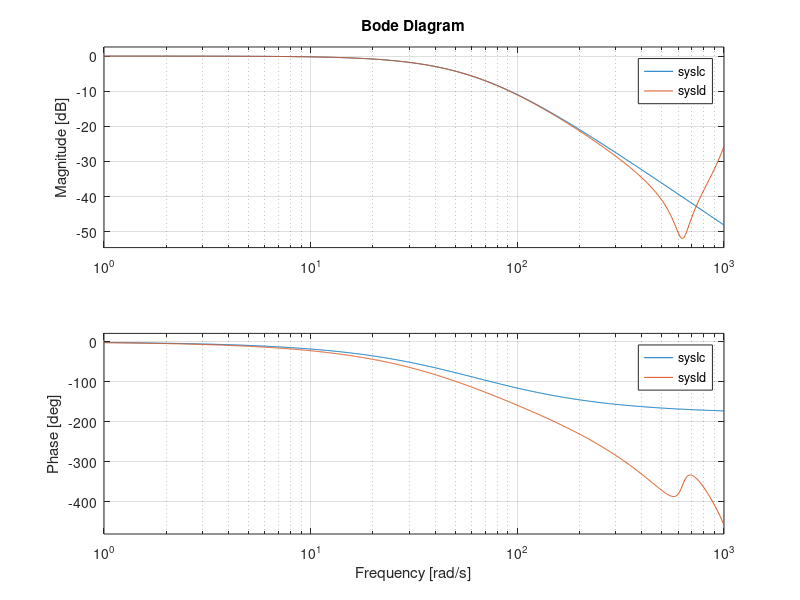

The MATLAB script that drew this image:
close all
clear all
clc


s=tf('s');

kp = 0.25;
ki = 18;

R=1;
L=1e-1;
w0=10*2*pi;
% G=minreal((kp+ki/s)/(s*L+R));
% G=minreal(1/(s*L+R)^2);
G=1/((s/w0)^2 + 2/w0*s + 1);
filter = 1/(s/(2*pi*20)+1);

% figure;
% margin(G);
% grid on


Tcontrol = 5e-3;
z=tf('z',Tcontrol);

sysIc = G
sysId = c2d(sysIc,Tcontrol)*z^-1
filterd = c2d(filter,Tcontrol)

figure; 
bode(sysIc,sysId)
grid on

[B,A] = tfdata(sysId,'v')
b1=B(1)
b2=B(2)
b3=B(3)
b4=B(4)
a1=A(1)
a2=A(2)
a3=A(3)
a4=A(4)

lambda = 1;
Ts = 1e-6;
alpha = 1e5;
iniP11 = alpha;
iniP12 = 0;
iniP13 = 0;
iniP14 = 0;
iniP21 = 0;
iniP22 = alpha;
iniP23 = 0;
iniP24 = 0;
iniP31 = 0;
iniP32 = 0;
iniP33 = alpha;
iniP34 = 0;
iniP41 = 0;
iniP42 = 0;
iniP43 = 0;
iniP44 = alpha;

%% Simulation data sampling time
simlength=1;
Tc=Ts;
t_misura=1;
Nc=ceil(t_misura/Tc);

% % sysR = (0.12*z^-2-0.052*z^-3)/(1 - 0.58*z^-1 - 0.37*z^-2);
% sysR = (-0.0444*z^-2 + 0.0225*z^-3)/(1 - 2.39*z^-1 + 1.375*z^-2);
% % sysR = (0.48*z^-2 - 0.55*z^-3)/(1 - 2.2*z^-1 + 1.1*z^-2);
% % DCgain = (0.48-0.55)/(1-2.2+1.13)
% % sysR = (4.68e-3*z^-2 + 4.6e-3*z^-3)/(1 - 1.8108*z^-1 + 0.82*z^-2);
% figure;
% bode(sysR,sysIc);
% grid on

